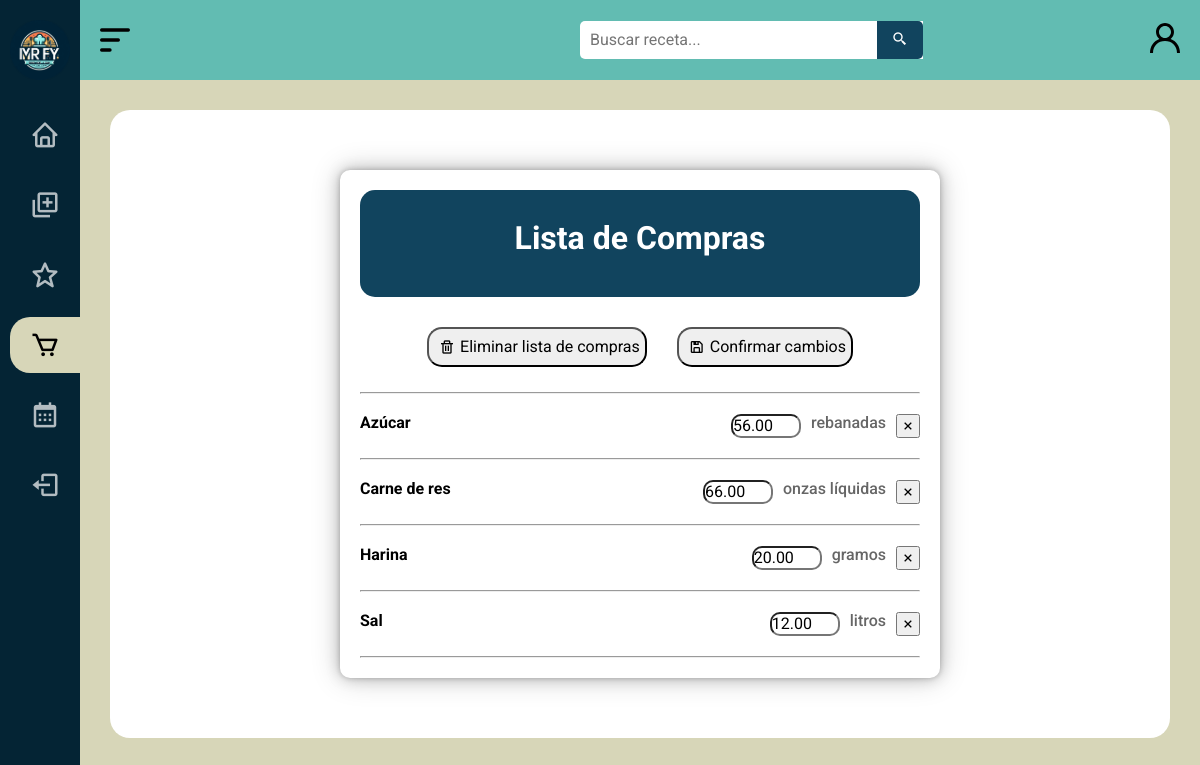
/list_edit/ (signed in), run on the app's committed database.
### MRFY/models.py (models this page shows, shortened)
class ShoppingListItem(models.Model):
    shopping_list = models.ForeignKey(ShoppingList, on_delete=models.CASCADE, related_name='items')
    IDIngrediente = models.ForeignKey(Ingredient, on_delete=models.CASCADE, default='')
    name = models.CharField(max_length=100, null=False)
    quantity = models.DecimalField(max_digits=10, decimal_places=2, null=True)
    unit = models.CharField(max_length=50, null=True)

### MRFY/views.py (the view)
# urls.py: path('list_edit/', lista_edit, name='lista_edit'),
def lista_edit(request):
    shopping_list = ShoppingList.objects.get(user=request.user)
    items = shopping_list.items.all().order_by('name')
    context = {
        'items': items
    }
    return render(request, 'lista_compras/lista_edit.html', context)

### MRFY/templates/lista_compras/lista_edit.html (shortened to what this page needs)
{% load static %}
{% load custom_filters %}
<!DOCTYPE html>
<html lang="es">
<head>
    <link rel="stylesheet" href="{% static 'css/normalize.css' %}">
    <link rel="stylesheet" href="{% static 'css/estilos2.css' %}">
    <link href='https://unpkg.com/boxicons@2.1.4/css/boxicons.min.css' rel='stylesheet'>
</head>
<body id="body">
    <header id="header" class="header_standard">
        <div class="icon__menu">
            <img src="{% static 'images/menu-alt-1-svgrepo-com.svg' %}" alt="icono" class="svg__icon" id="btn_open">
        </div>
        <div class="search__box">
            <form action="{% url 'search' %}" method="GET">
                <input type="text" name="q" class="search__input" placeholder="Buscar receta...">
                <button class="search__button" type="submit">
                    <i class="bx bx-search-alt-2"></i>
                </button>
            </form>
        </div>
        <div class="icon__login">
            <a href="#" class="login">
                <img src="{% static 'images/profile-1335-svgrepo-com.svg' %}" alt="" class="svg__icon" title="Iniciar sesion">
            </a>
        </div>
    </header>
    <div class="menu__side" id="menu_side">
        <div class="name__page">
            <a href="/inicio">
                <img src="{% static 'images/icon.png' %}" alt="icono" class="icon">
            </a>
        </div>
        <div class="options__menu">
            <a href="/inicio">
                <div class="option">
                    <i class='bx bx-home' title="Inicio"></i>
                </div>
            </a>
            <a href="/recipeform">
                <div class="option">
                    <i class='bx bx-add-to-queue' title="Subir receta"></i>
                </div>
            </a>
            <a href="#">
                <div class="option">
                    <i class='bx bx-star' title="Favoritos"></i>
                </div>
            </a>
            <a href="/lista" class="select">
                <div class="option">
                    <i class='bx bx-cart' title="Lista de compras"></i>
                </div>
            </a>
            <a href="#">
                <div class="option">
                    <i class='bx bx-calendar' title="Recetario semanal"></i>
                </div>
            </a>
            {% if user.is_authenticated %}
            <a href="/logout">
                <div class="option">
                    <i class='bx bx-log-out' title="Logout"></i>
                </div>
            </a>
            {% endif %}
        </div>
    </div>
    <main>
        <div class="main__container">
            <div class="shopping-list">
                <div class="deadline">
                    <h1>Lista de Compras</h1>
                </div>
                <div class="options_shoppinglist">
                    <form action="{% url 'clear_shopping_list' %}" method="POST">
                        <button type="submit" class="clear" id="delete-list__btn">
                            <i class='bx bx-trash' ></i> Eliminar lista de compras
                        </button>
                    </form>
                <form action="{% url 'guardar_cambios_lista' %}" method="POST">
                    <button type="submit" class="clear">
                        <i class='bx bx-save' ></i> Confirmar cambios
                    </button>
                </div>
                <hr>
                {% for item in items %}
                <ul>
                    <li>
                        <div class="ingredient">
                            <span class="name">{{ item.name }}</span>
                            <div class="quantity-unit">
                                <input type="number" name="{{ item.id }}" value="{{ item.quantity }}">
                                <span class="unit {% if not item.unit %}hidden{% endif %}">{{ item.unit }}</span>
                                <button type="button" class="delete-ingredient__btn" data-id="{{ item.id }}">
                                    <i class='bx bx-x' ></i>
                                </button>
                            </div>
                        </div>
                    </li>
                    <hr>
                    {% endfor %}
                </ul>
            </div>
        </div>
    </main>
</body>
</html>

### MRFY/static/css/estilos2.css (style rules this page uses)
* { text-decoration: none; font-family: "Roboto", sans-serif; }
.svg__icon { width: 30px; height: 30px; }
.options__menu .option i { width: 30px; height: 30px; font-size: 30px; }
.icon { width: 70px; height: 70px; }
body { margin-left: 80px; transition: margin-left 300ms cubic-bezier(0.785, 0.135, 0.15, 0.86); margin-top: 80px; background: #D7D6B8; }
main { padding: 20px; }
header { height: 80px; background-color: #62BCB2; display: flex; align-items: center; position: fixed; top: 0; z-index: 200; transition: width 300ms cubic-bezier(0.785, 0.135, 0.15, 0.86); }
.header_standard { width: calc(100% - 80px); }
.icon__menu { width: 50px; height: 100%; display: flex; justify-content: center; align-items: center; transform: translateX(10px); }
.icon__login { position: absolute; right: 0; width: 50px; height: 100%; display: flex; justify-content: center; align-items: center; }
.icon__menu .svg__icon { width: 40px; height: 40px; cursor: pointer; position: absolute; }
.menu__side { width: 80px; height: 100%; background: #042434; position: fixed; top: 0; left: 0; color: white; font-size: 18px; z-index: 300; overflow: hidden; overflow-y: scroll; transition: all 300ms cubic-bezier(0.785, 0.135, 0.15, 0.86); }
.menu__side { -ms-overflow-style: none; scrollbar-width: none; }
.name__page { padding: 10px 10px; display: flex; align-items: center; margin-top: 10px; }
.name__page .icon { margin-right: 20px; width: 60px; height: 60px; }
.options__menu { padding: 20px 30px; position: absolute; top: 80px; }
.options__menu a { color: #ffffffb2; cursor: default; display: block; position: relative; transition: color 300ms; }
.icon__login .login .svg__icon { margin-right: 20px; cursor: pointer; }
.options__menu .option { padding: 20px 0px; display: flex; align-items: center; position: relative; }
.options__menu .option i { margin-right: 20px; cursor: pointer; }
a.select { color: black; width: 250px; }
.select::before { content: ''; width: 3px; height: 80%; width: 280px; position: absolute; top: 10%; left: -20px; background: #D7D6B8; border-radius: 20px; margin-right: 50px; }
.main__container { position: relative; margin: 10px; padding: 10px; border-radius: 20px; background: white; justify-content: center; align-items: center; }
.search__box { position: relative; padding-left: 450px; display: flex; justify-content: center; align-items: center; margin: 20px 0; font-size: 1rem; }
.search__box i { color: white; }
.search__input { padding: 10px; padding-right: 150px; border-radius: 5px 0 0 5px; border: 0; outline: none; }
.search__box button { background-color: #11445e; padding: 10px 15px; position: absolute; border: 0; top: 0; bottom: 0; right: 0; margin: auto; border-radius: 0 5px 5px 0; cursor: pointer; transition: 300ms; }
.shopping-list { max-width: 600px; margin: 50px auto; background-color: #fff; padding: 20px; border-radius: 10px; box-shadow: 0 0 5px rgba(0, 0, 0, .2), 0 0 15px rgba(0, 0, 0, .2), 0 0 30px rgba(0, 0, 0, .2); }
.shopping-list h1 { padding: 15px; margin-bottom: 10px; text-align: center; color: white; }
.shopping-list ul { list-style-type: none; padding: 0; }
.shopping-list .ingredient { display: flex; justify-content: space-between; border-bottom: 1px solid #ddd; padding: 10px 0; }
.shopping-list .ingredient:last-child { border-bottom: none; }
.shopping-list .ingredient input { border-radius: 10px; max-width: 70px; margin-right: 10px; }
.shopping-list .ingredient .delete-ingredient__btn { margin-left: 10px; padding: 2px; align-items: center; justify-content: space-between; display: flex; }
.shopping-list .name { font-weight: bold; padding-top: 10px; }
.shopping-list .quantity-unit { font-weight: 500; padding-top: 10px; display: flex; }
.shopping-list .quantity, .unit { color: #666; }
.shopping-list li:not(:last-child) { margin-bottom: 10px; }
.shopping-list .deadline { align-items: center; display: flex; justify-content: center; background: #11445e; color: white; margin-bottom: 15px; border-radius: 15px; padding: 15px; }
.options_shoppinglist { justify-content: space-between; justify-content: center; align-items: center; display: flex; margin-bottom: 10px; }
.shopping-list .clear { padding: 5px; display: flex; border-radius: 15px; justify-content: space-between; align-items: center; margin: 15px; transition: 300ms; cursor: pointer; }
.shopping-list .clear i { padding: 5px; }

### data on the page
ShoppingListItem: name "Azúcar", quantity "56.00", unit "rebanadas"
ShoppingListItem: name "Carne de res", quantity "66.00", unit "onzas líquidas"
ShoppingListItem: name "Harina", quantity "20.00", unit "gramos"
ShoppingListItem: name "Sal", quantity "12.00", unit "litros"
